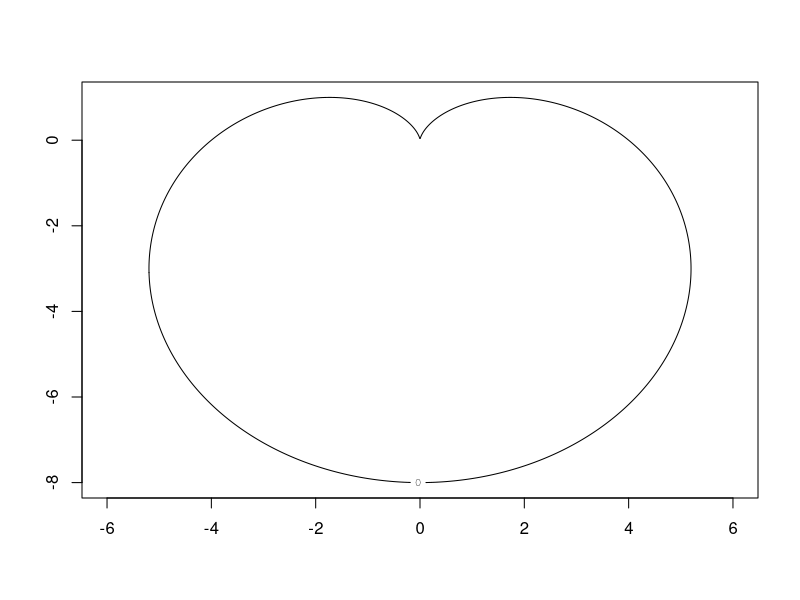
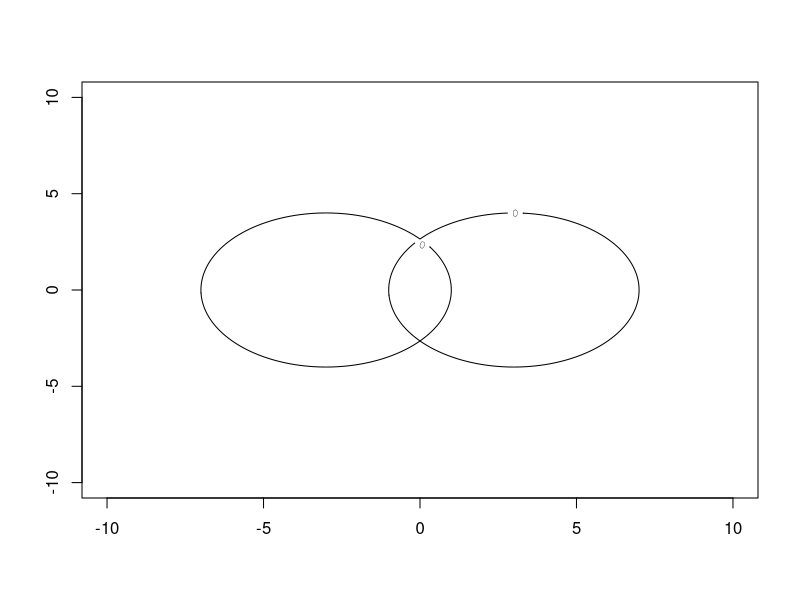
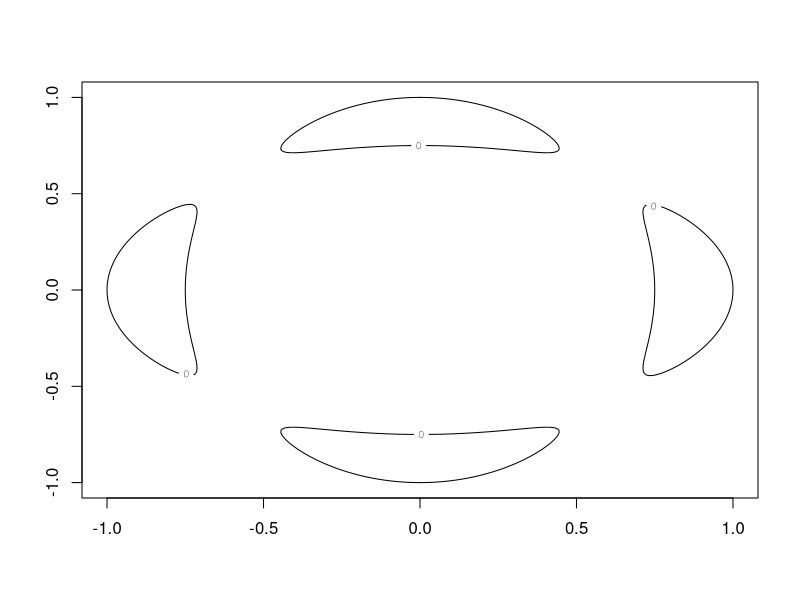

Here is the R script that generated these plots, in order:
x <- seq(-6, 6, length = 1000)
y <- seq(-8, 1, length = 1000)
z <- outer(x, y, function(x, y) (x^2 + y^2 + 4*y)^2 - 16 * (x^2 + y^2))
contour(x, y, z, levels = 0)

x <- seq(-10, 10, length = 1000)
y <- seq(-10, 10, length = 1000)
z <- outer(x, y, function(x, y) 2 * (x^2 + 9) * (y^2 - 16) + (x^2 - 9)^2 + (y^2 - 16)^2)
contour(x, y, z, levels = 0)

x <- seq(-1, 1, length = 1000)
y <- seq(-1, 1, length = 1000)
z <- outer(x, y, function(x, y) 350 * x^2 * y^2 - 15^2 * (x^2 + y^2) + 12^2 * (x^4 + y^4) + 81)
contour(x, y, z, levels = 0)
